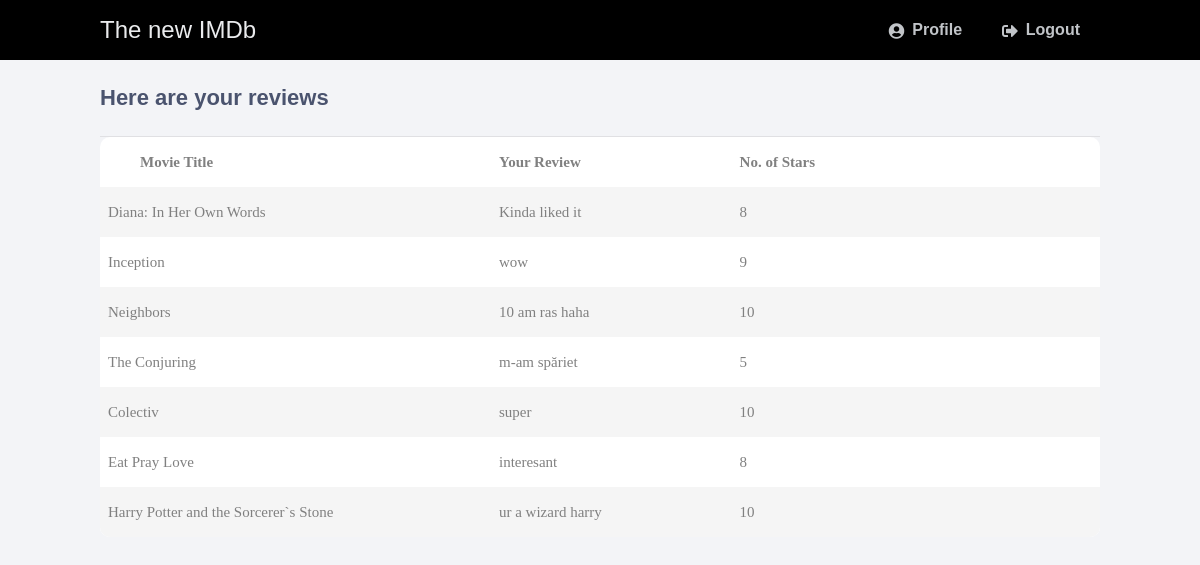
The app's page /see_review.php (signed in) with its own data.
### tables this page shows
CREATE TABLE `review` (
  `id_review` int(11) NOT NULL,
  `descriere_review` varchar(255) NOT NULL,
  `numar_stele` int(11) NOT NULL,
  `id_film` int(11) NOT NULL,
  `id_utilizator` int(11) NOT NULL
);

CREATE TABLE `film` (
  `id_film` int(11) NOT NULL,
  `nume_film` varchar(100) NOT NULL,
  `descriere_actiune` varchar(255) DEFAULT NULL,
  `categorie_audienta` char(3) NOT NULL,
  `durata` time NOT NULL,
  `data_lansarii` date NOT NULL,
  `tara_origine` varchar(15) NOT NULL,
  `limba_originala` varchar(15) NOT NULL,
  `trivia_film` varchar(255) DEFAULT NULL,
  `nume_director` varchar(20) NOT NULL,
  `prenume_director` varchar(30) NOT NULL,
  `nume_scenarist` varchar(20) NOT NULL,
  `prenume_scenarist` varchar(30) NOT NULL
);

### see_review.php (the view, shortened to what this page needs)
<?php
$DATABASE_HOST = 'localhost';
$DATABASE_USER = 'eduard';
$DATABASE_PASS = '#eduarD123';
$DATABASE_NAME = 'movie_db';
$con = mysqli_connect($DATABASE_HOST, $DATABASE_USER, $DATABASE_PASS, $DATABASE_NAME);
$id = $_SESSION['id'];
$sql = "SELECT F.nume_film, R.descriere_review, R.numar_stele
        FROM film AS F
        JOIN review AS R ON F.id_film = R.id_film
        WHERE R.id_utilizator = '$id'";
$result = mysqli_query($con, $sql);
?>
<!DOCTYPE html>
<html>
<head>
    <link rel="stylesheet" type="text/css" href="logged_in_style.css">
    <link rel="stylesheet" href="https://use.fontawesome.com/releases/v5.7.1/css/all.css">
    <link rel="stylesheet" type="text/css" href="tables_style.css">
</head>
<body class="loggedin">
<nav class="navtop">
    <div>
        <h1>The new IMDb</h1>
        <a href="profile.php"><i class="fas fa-user-circle"></i>Profile</a>
        <a href="logout.php"><i class="fas fa-sign-out-alt"></i>Logout</a>
    </div>
</nav>
<div class = "content">
    <h2>Here are your reviews</h2>
    <table>
        <th class="column1"> Movie Title </th>
        <th class="column2"> Your Review </th>
        <th class="column3"> No. of Stars </th>
    <?php while($rows=mysqli_fetch_assoc($result))
    {
    ?>
    <tr>
        <td> <?php echo $rows['nume_film']; ?> </td>
        <td> <?php echo $rows['descriere_review']; ?> </td>
        <td> <?php echo $rows['numar_stele']; ?> </td>
    </tr>
    <?php } ?>
    </table>
</div>
</body>
</html>

### logged_in_style.css (style rules this page uses)
.navtop { background-color: #000000; height: 60px; width: 100%; border: 0; }
.navtop div { display: flex; margin: 0 auto; width: 1000px; height: 100%; }
.navtop div h1, .navtop div a { display: inline-flex; align-items: center; }
.navtop div h1 { flex: 1; font-size: 24px; padding: 0; margin: 0; color: #eaebed; font-weight: normal; }
.navtop div a { padding: 0 20px; text-decoration: none; color: #c1c4c8; font-weight: bold; }
.navtop div a i { padding: 2px 8px 0 0; }
body.loggedin { background-color: #f3f4f7; margin-top: 0px; margin-left: 0px; margin-bottom: 0px; margin-right: 0px; }
.content { width: 1000px; margin: 0 auto; }
.content h2 { margin: 0; padding: 25px 0; font-size: 22px; border-bottom: 1px solid #e0e0e3; color: #4a536e; }

### tables_style.css (style rules this page uses)
* { margin: 0px; padding: 0px; box-sizing: border-box; }
body, html { height: 100%; font-family: sans-serif; }
a { margin: 0px; transition: all 0.4s; -webkit-transition: all 0.4s; -o-transition: all 0.4s; -moz-transition: all 0.4s; }
h1,h2,h3,h4,h5,h6 { margin: 0px; }
table { border-spacing: 1; border-collapse: collapse; background: white; border-radius: 10px; overflow: hidden; width: 100%; margin: 0 auto; position: relative; }
table * { position: relative; }
table td, table th { padding-left: 8px; }
table tbody tr { height: 50px; }
table tbody tr:last-child { border: 0; }
table td, table th { text-align: left; }
tbody tr:nth-child(even) { background-color: #f5f5f5; }
tbody tr { font-family: OpenSans-Regular; font-size: 15px; color: #808080; line-height: 1.2; font-weight: unset; }
.column1 { width: 260px; padding-left: 40px; }
.column2 { width: 160px; }
.column3 { width: 245px; }

### records on screen
review: id_film.nume_film "Diana: In Her Own Words", descriere_review "Kinda liked it", numar_stele "8"
review: id_film.nume_film "Inception", descriere_review "wow", numar_stele "9"
review: id_film.nume_film "Neighbors", descriere_review "10 am ras haha", numar_stele "10"
review: id_film.nume_film "The Conjuring", descriere_review "m-am spăriet", numar_stele "5"
review: id_film.nume_film "Colectiv", descriere_review "super", numar_stele "10"
review: id_film.nume_film "Eat Pray Love", descriere_review "interesant", numar_stele "8"
review: id_film.nume_film "Harry Potter and the Sorcerer`s Stone", descriere_review "ur a wizard harry", numar_stele "10"
